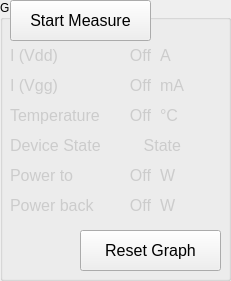
    <widget class="QGroupBox" name="groupBoxMeasure">
     <property name="geometry">
      <rect>
       <x>20</x>
       <y>90</y>
       <width>231</width>
       <height>281</height>
      </rect>
     </property>
     <property name="styleSheet">
      <string notr="true">background-color: rgba(0, 0, 0xff);</string>
     </property>
     <property name="title">
      <string>GroupBox</string>
     </property>
     <widget class="QLabel" name="lblInfo_7">
      <property name="geometry">
       <rect>
        <x>10</x>
        <y>130</y>
        <width>101</width>
        <height>31</height>
       </rect>
      </property>
      <property name="font">
       <font>
        <pointsize>12</pointsize>
       </font>
      </property>
      <property name="styleSheet">
       <string notr="true">color: rgb(204, 204, 204);</string>
      </property>
      <property name="text">
       <string>Device State</string>
      </property>
      <property name="alignment">
       <set>Qt::AlignLeading|Qt::AlignLeft|Qt::AlignVCenter</set>
      </property>
     </widget>
     <widget class="QLabel" name="lblDeviceState">
      <property name="geometry">
       <rect>
        <x>100</x>
        <y>130</y>
        <width>81</width>
        <height>31</height>
       </rect>
      </property>
      <property name="font">
       <font>
        <pointsize>12</pointsize>
       </font>
      </property>
      <property name="styleSheet">
       <string notr="true">color: rgb(204, 204, 204);</string>
      </property>
      <property name="text">
       <string>State</string>
      </property>
      <property name="alignment">
       <set>Qt::AlignRight|Qt::AlignTrailing|Qt::AlignVCenter</set>
      </property>
     </widget>
     <widget class="QLabel" name="lbl_Ivdd">
      <property name="geometry">
       <rect>
        <x>80</x>
        <y>40</y>
        <width>71</width>
        <height>31</height>
       </rect>
      </property>
      <property name="font">
       <font>
        <pointsize>12</pointsize>
       </font>
      </property>
      <property name="styleSheet">
       <string notr="true">color: rgb(204, 204, 204);</string>
      </property>
      <property name="text">
       <string>Off</string>
      </property>
      <property name="alignment">
       <set>Qt::AlignRight|Qt::AlignTrailing|Qt::AlignVCenter</set>
      </property>
     </widget>
     <widget class="QLabel" name="lblTemperature">
      <property name="geometry">
       <rect>
        <x>110</x>
        <y>100</y>
        <width>41</width>
        <height>31</height>
       </rect>
      </property>
      <property name="font">
       <font>
        <pointsize>12</pointsize>
       </font>
      </property>
      <property name="styleSheet">
       <string notr="true">color: rgb(204, 204, 204);</string>
      </property>
      <property name="text">
       <string>Off</string>
      </property>
      <property name="alignment">
       <set>Qt::AlignRight|Qt::AlignTrailing|Qt::AlignVCenter</set>
      </property>
     </widget>
     <widget class="QLabel" name="lbl_Ivgg">
      <property name="geometry">
       <rect>
        <x>80</x>
        <y>70</y>
        <width>71</width>
        <height>31</height>
       </rect>
      </property>
      <property name="font">
       <font>
        <pointsize>12</pointsize>
       </font>
      </property>
      <property name="styleSheet">
       <string notr="true">color: rgb(204, 204, 204);</string>
      </property>
      <property name="text">
       <string>Off</string>
      </property>
      <property name="alignment">
       <set>Qt::AlignRight|Qt::AlignTrailing|Qt::AlignVCenter</set>
      </property>
     </widget>
     <widget class="QLabel" name="lblInfo_4">
      <property name="geometry">
       <rect>
        <x>160</x>
        <y>40</y>
        <width>31</width>
        <height>31</height>
       </rect>
      </property>
      <property name="font">
       <font>
        <pointsize>12</pointsize>
       </font>
      </property>
      <property name="styleSheet">
       <string notr="true">color: rgb(204, 204, 204);</string>
      </property>
      <property name="text">
       <string>A</string>
      </property>
      <property name="alignment">
       <set>Qt::AlignLeading|Qt::AlignLeft|Qt::AlignVCenter</set>
      </property>
     </widget>
     <widget class="QLabel" name="lblInfo_6">
      <property name="geometry">
       <rect>
        <x>160</x>
        <y>100</y>
        <width>31</width>
        <height>31</height>
       </rect>
      </property>
      <property name="font">
       <font>
        <pointsize>12</pointsize>
       </font>
      </property>
      <property name="styleSheet">
       <string notr="true">color: rgb(204, 204, 204);</string>
      </property>
      <property name="text">
       <string>°C</string>
      </property>
      <property name="alignment">
       <set>Qt::AlignLeading|Qt::AlignLeft|Qt::AlignVCenter</set>
      </property>
     </widget>
     <widget class="QLabel" name="lblInfo_5">
      <property name="geometry">
       <rect>
        <x>160</x>
        <y>70</y>
        <width>31</width>
        <height>31</height>
       </rect>
      </property>
      <property name="font">
       <font>
        <pointsize>12</pointsize>
       </font>
      </property>
      <property name="styleSheet">
       <string notr="true">color: rgb(204, 204, 204);</string>
      </property>
      <property name="text">
       <string>mA</string>
      </property>
      <property name="alignment">
       <set>Qt::AlignLeading|Qt::AlignLeft|Qt::AlignVCenter</set>
      </property>
     </widget>
     <widget class="QLabel" name="lblInfo_1">
      <property name="geometry">
       <rect>
        <x>10</x>
        <y>40</y>
        <width>61</width>
        <height>31</height>
       </rect>
      </property>
      <property name="font">
       <font>
        <pointsize>12</pointsize>
       </font>
      </property>
      <property name="styleSheet">
       <string notr="true">color: rgb(204, 204, 204);</string>
      </property>
      <property name="text">
       <string>I (Vdd)</string>
      </property>
      <property name="alignment">
       <set>Qt::AlignLeading|Qt::AlignLeft|Qt::AlignVCenter</set>
      </property>
     </widget>
     <widget class="QLabel" name="lblInfo_2">
      <property name="geometry">
       <rect>
        <x>10</x>
        <y>70</y>
        <width>51</width>
        <height>31</height>
       </rect>
      </property>
      <property name="font">
       <font>
        <pointsize>12</pointsize>
       </font>
      </property>
      <property name="styleSheet">
       <string notr="true">color: rgb(204, 204, 204);</string>
      </property>
      <property name="text">
       <string>I (Vgg)</string>
      </property>
      <property name="alignment">
       <set>Qt::AlignLeading|Qt::AlignLeft|Qt::AlignVCenter</set>
      </property>
     </widget>
     <widget class="QLabel" name="lblInfo_3">
      <property name="geometry">
       <rect>
        <x>10</x>
        <y>100</y>
        <width>101</width>
        <height>31</height>
       </rect>
      </property>
      <property name="font">
       <font>
        <pointsize>12</pointsize>
       </font>
      </property>
      <property name="styleSheet">
       <string notr="true">color: rgb(204, 204, 204);</string>
      </property>
      <property name="text">
       <string>Temperature</string>
      </property>
      <property name="alignment">
       <set>Qt::AlignLeading|Qt::AlignLeft|Qt::AlignVCenter</set>
      </property>
     </widget>
     <widget class="QPushButton" name="btnStartMeasure">
      <property name="geometry">
       <rect>
        <x>10</x>
        <y>0</y>
        <width>141</width>
        <height>41</height>
       </rect>
      </property>
      <property name="font">
       <font>
        <pointsize>12</pointsize>
       </font>
      </property>
      <property name="text">
       <string>Start Measure</string>
      </property>
      <property name="checkable">
       <bool>true</bool>
      </property>
      <property name="checked">
       <bool>false</bool>
      </property>
     </widget>
     <widget class="QLabel" name="lbl_PwrTo">
      <property name="enabled">
       <bool>true</bool>
      </property>
      <property name="geometry">
       <rect>
        <x>90</x>
        <y>160</y>
        <width>61</width>
        <height>31</height>
       </rect>
      </property>
      <property name="font">
       <font>
        <pointsize>12</pointsize>
       </font>
      </property>
      <property name="styleSheet">
       <string notr="true">color: rgb(204, 204, 204);</string>
      </property>
      <property name="text">
       <string>Off</string>
      </property>
      <property name="alignment">
       <set>Qt::AlignRight|Qt::AlignTrailing|Qt::AlignVCenter</set>
      </property>
     </widget>
     <widget class="QLabel" name="lblTxtPwrTo">
      <property name="enabled">
       <bool>false</bool>
      </property>
      <property name="geometry">
       <rect>
        <x>10</x>
        <y>160</y>
        <width>71</width>
        <height>31</height>
       </rect>
      </property>
      <property name="font">
       <font>
        <pointsize>12</pointsize>
       </font>
      </property>
      <property name="styleSheet">
       <string notr="true">color: rgb(204, 204, 204);</string>
      </property>
      <property name="text">
       <string>Power to</string>
      </property>
      <property name="alignment">
       <set>Qt::AlignLeading|Qt::AlignLeft|Qt::AlignVCenter</set>
      </property>
     </widget>
     <widget class="QLabel" name="lblW1">
      <property name="enabled">
       <bool>true</bool>
      </property>
      <property name="geometry">
       <rect>
        <x>160</x>
        <y>160</y>
        <width>31</width>
        <height>31</height>
       </rect>
      </property>
      <property name="font">
       <font>
        <pointsize>12</pointsize>
       </font>
      </property>
      <property name="styleSheet">
       <string notr="true">color: rgb(204, 204, 204);</string>
      </property>
      <property name="text">
       <string>W</string>
      </property>
      <property name="alignment">
       <set>Qt::AlignLeading|Qt::AlignLeft|Qt::AlignVCenter</set>
      </property>
     </widget>
     <widget class="QLabel" name="lblW1_2">
      <property name="enabled">
       <bool>true</bool>
      </property>
      <property name="geometry">
       <rect>
        <x>160</x>
        <y>190</y>
        <width>31</width>
        <height>31</height>
       </rect>
      </property>
      <property name="font">
       <font>
        <pointsize>12</pointsize>
       </font>
      </property>
      <property name="styleSheet">
       <string notr="true">color: rgb(204, 204, 204);</string>
      </property>
      <property name="text">
       <string>W</string>
      </property>
      <property name="alignment">
       <set>Qt::AlignLeading|Qt::AlignLeft|Qt::AlignVCenter</set>
      </property>
     </widget>
     <widget class="QLabel" name="lblTxtPwrBack">
      <property name="enabled">
       <bool>true</bool>
      </property>
      <property name="geometry">
       <rect>
        <x>10</x>
        <y>190</y>
        <width>101</width>
        <height>31</height>
       </rect>
      </property>
      <property name="font">
       <font>
        <pointsize>12</pointsize>
       </font>
      </property>
      <property name="styleSheet">
       <string notr="true">color: rgb(204, 204, 204);</string>
      </property>
      <property name="text">
       <string>Power back</string>
      </property>
      <property name="alignment">
       <set>Qt::AlignLeading|Qt::AlignLeft|Qt::AlignVCenter</set>
      </property>
     </widget>
     <widget class="QLabel" name="lbl_PwrBack">
      <property name="enabled">
       <bool>true</bool>
      </property>
      <property name="geometry">
       <rect>
        <x>100</x>
        <y>190</y>
        <width>51</width>
        <height>31</height>
       </rect>
      </property>
      <property name="font">
       <font>
        <pointsize>12</pointsize>
       </font>
      </property>
      <property name="styleSheet">
       <string notr="true">color: rgb(204, 204, 204);</string>
      </property>
      <property name="text">
       <string>Off</string>
      </property>
      <property name="alignment">
       <set>Qt::AlignRight|Qt::AlignTrailing|Qt::AlignVCenter</set>
      </property>
     </widget>
     <widget class="QPushButton" name="btnResetGraf">
      <property name="geometry">
       <rect>
        <x>80</x>
        <y>230</y>
        <width>141</width>
        <height>41</height>
       </rect>
      </property>
      <property name="font">
       <font>
        <pointsize>12</pointsize>
       </font>
      </property>
      <property name="text">
       <string>Reset Graph</string>
      </property>
      <property name="checkable">
       <bool>false</bool>
      </property>
      <property name="checked">
       <bool>false</bool>
      </property>
     </widget>
    </widget>
